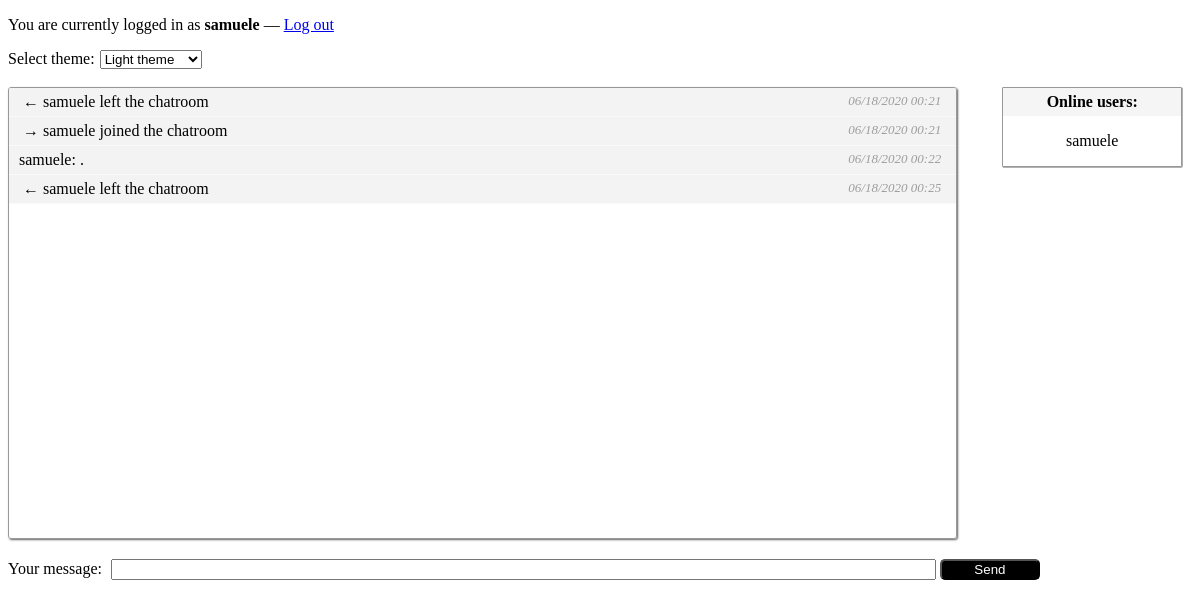
Page /chat/ (signed in) on the committed database.
### chat/models.py (models this page shows, shortened)
class Message(models.Model):
	sent_by = models.ForeignKey(User, on_delete=models.CASCADE)
	msg_text = models.TextField()
	timestamp = models.DateTimeField(default=timezone.now) #auto_now_add=True
	is_system_message = models.BooleanField(default=False)
	is_server_message = models.BooleanField(default=False)

class Profile(models.Model):
	of_user = models.ForeignKey(User, on_delete=models.CASCADE)
	selected_colorset = models.ForeignKey(Colorset, on_delete=models.CASCADE, default=1)
	is_online = models.BooleanField(default=False)
	just_left = models.BooleanField(default=False)
	def __str__(self):
		return self.of_user.username

### chat/views.py (the view)
# urls.py: path('', views.chatroom, name='index'),
@login_required
def chatroom(request):
  today = timezone.now().date()
  try:
    colorset = Profile.objects.get(of_user = request.user.pk).selected_colorset
  except Profile.DoesNotExist:
    colorset = Colorset.objects.get(pk=defaultColorSetId).filename
    profile = Profile()
    profile.of_user = request.user
    profile.selected_colorset = Colorset.objects.get(pk=1)
    profile.save()
  colorset_selection = ColorsetForm(initial={'selection': colorset.pk})
  messages = Message.objects.all() #.order_by('timestamp')[:10]
  this_user = Profile.objects.get(of_user=request.user)
  this_user.is_online = True
  this_user.save()
  online_users = Profile.objects.filter(is_online=True)
  return render(request, "chat/chatroom.html", {'messages': messages, 'colorform': colorset_selection, 'today': today, 'colorset': colorset.filename, 'online_users': online_users})

### chat/forms.py
class ColorsetForm(forms.Form):
	selection = forms.ModelChoiceField(label="Select theme", widget=forms.Select(attrs={'style': 'margin-left: 5px', 'onchange': 'this.form.submit()'}), queryset=Colorset.objects.all(), empty_label=None)

### chat/models.py (called while the page is built)
	def __str__(self):
		return self.name

### chat/templates/chat/chatroom.html (shortened to what this page needs)
<!DOCTYPE html>
<html>
	<head>
		{% load static %}
		<link rel="stylesheet" type="text/css" href="{% static 'chat/style.css' %}">
		<link rel="stylesheet" type="text/css" href="{% static colorset %}">
	</head>
	<body>
		<p>You are currently logged in as <b>{{ request.user.username }}</b> &mdash; <a href="/accounts/logout">Log out</a></p>
		<form action="set_theme" method="post">
			{{ colorform.as_table }}
		</form><br />
		<div id="chat_container">
			{% for message in messages %}
					 {% if message.sent_by.pk == request.user.pk %}
					 	<span class="msg your_msg">
					 {% else %}
						<span class="msg others_msg">
					 {% endif %}
					 {% if message.is_server_message == False %}
						 {% if message.is_system_message == True %}
						 	<span class="sys_msg">
							{% if message.msg_text == " joined the chatroom" %}
								&nbsp;&rarr;
							{% endif %}
							{% if message.msg_text == " left the chatroom" %}
								&nbsp;&larr;
							{% endif %}
				 		{% endif %}
						{{ message.sent_by.username }}{% if message.is_system_message == False %}:{% endif %}
					 {% endif %}
					 {{ message.msg_text }}
					 {% if message.is_system_message == True %}
							 </span>
					 {% endif %}
					 <i class="timestamp">
					 {% if message.timestamp.date < today %}
						{{ message.timestamp|date:"m/d/Y" }}
					 {% endif %}
					 {{ message.timestamp|time:"H:i" }}
					 </i>
					 </span>
			{% endfor %}
		</div>
		<div id="online_users">
			<span class="heading">Online users:</span>
			{% for user in online_users %}
				<p id="{{ user }}">{{ user }}</p>
			{% endfor %}
		</div>
		<br />
		<div id="message_input">
			<span>Your message:</span> <input autocomplete="off" type="text" name="msg_text" size="100" style="margin-left: 5px" id="message-input" required="">
			<button id="submit-button">Send</button>
		</div>
		<br />
	</body>
</html>

### chat/static/chat/style.css (style rules this page uses)
.timestamp { font-size: small; float: right; margin-right: 10px }
.msg { padding: 5px 5px 5px 10px; display: block; border-bottom: 1px solid #FAFAFA }
#chat_container { border: 1px solid #989898; border-radius: 3px; -webkit-box-shadow: 1px 1px 2px 0px rgba(50, 50, 50, 0.75); -moz-box-shadow: 1px 1px 2px 0px rgba(50, 50, 50, 0.75); box-shadow: 1px 1px 2px 0px rgba(50, 50, 50, 0.75); height: 450px; overflow-y: auto; float: left; width: 80%; }
#online_users { float: right; margin-right: 10px; border: 1px solid #989898; width: 15%; border-radius: 1px; -webkit-box-shadow: 0.5px 0.5px 0.5px 0px rgba(50, 50, 50, 0.75); -moz-box-shadow: 0.5px 0.5px 0.5px 0px rgba(50, 50, 50, 0.75); box-shadow: 0.5px 0.5px 0.5px 0px rgba(50, 50, 50, 0.75); text-align: center; }
#submit-button { background-color: black; color: white; text-align: center; border-radius: 5px; width: 100px; }
#message_input { float: left; clear: both; margin-top: 20px; }
.heading { display:block; padding: 5px; font-weight: bold; }

### chat/static/colors1.css (style rules this page uses)
.your_msg { background-color: #F3F3F3 }
.timestamp { color: #9D9D9D; }
.heading { background-color: whitesmoke; }

### rows in the picture
Message: sent_by.username "samuele", msg_text "left the chatroom", timestamp "06/18/2020", timestamp "00:21"
Message: sent_by.username "samuele", msg_text "joined the chatroom", timestamp "06/18/2020", timestamp "00:21"
Message: sent_by.username "samuele", msg_text ".", timestamp "06/18/2020", timestamp "00:22"
Message: sent_by.username "samuele", msg_text "left the chatroom", timestamp "06/18/2020", timestamp "00:25"
Profile: of_user.username "samuele"

### other values in the picture
{{ request.user.username }} "samuele"
